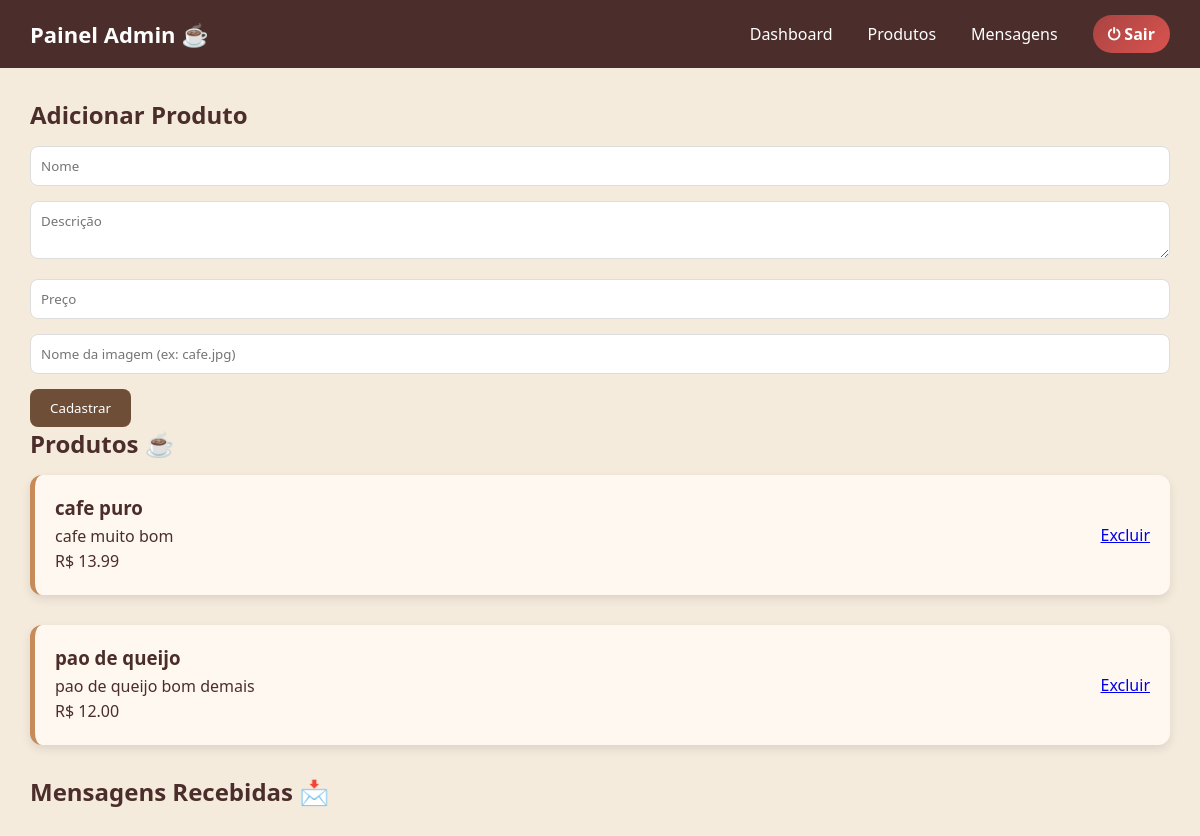
/admin.php (signed in), run on the app's committed database.
### tables this page shows
CREATE TABLE `produtos` (
  `id` int(11) NOT NULL,
  `nome` varchar(150) NOT NULL,
  `descricao` text DEFAULT NULL,
  `preco` decimal(10,2) NOT NULL,
  `imagem` varchar(255) DEFAULT NULL,
  `icone` varchar(10) DEFAULT NULL,
  `criado_em` timestamp NOT NULL DEFAULT current_timestamp()
);

### admin.php (the view, shortened to what this page needs)
<?php
include("conexao.php");
$produtos = $conn->query("SELECT * FROM produtos");
?>
<!DOCTYPE html>
<html>
<head>
    <link rel="stylesheet" href="admin.css">
</head>
<body>
<div class="navbar">
    <h1>Painel Admin ☕</h1>
    <div class="nav-links">
        <a href="admin.php">Dashboard</a>
        <a href="#">Produtos</a>
        <a href="#">Mensagens</a>
        <a href="logout.php" class="btn-sair">
            ⏻ Sair
        </a>
    </div>
</div>
<div class="container">
    <div class="form-box">
        <h2>Adicionar Produto</h2>
        <form method="POST">
            <input type="text" name="nome" placeholder="Nome" required>
            <textarea name="descricao" placeholder="Descrição" required></textarea>
            <input type="text" name="preco" placeholder="Preço" required>
            <input type="text" name="imagem" placeholder="Nome da imagem (ex: cafe.jpg)" required>
            <button name="cadastrar">Cadastrar</button>
        </form>
    </div>
    <div class="lista">
        <h2>Produtos ☕</h2>
        <?php while($p = $produtos->fetch_assoc()) { ?>
            <div class="card">
                <div class="info">
                    <h3><?php echo $p["nome"]; ?></h3>
                    <p><?php echo $p["descricao"]; ?></p>
                    <p class="preco">R$ <?php echo $p["preco"]; ?></p>
                </div>
                <a class="excluir" href="?excluir=<?php echo $p["id"]; ?>">
                    Excluir
                </a>
            </div>
        <?php } ?>
    </div>
    <div class="lista">
        <h2>Mensagens Recebidas 📩</h2>
    </div>
</div>
</body>
</html>

### admin.css (style rules this page uses)
* { margin: 0; padding: 0; box-sizing: border-box; font-family: 'Segoe UI', sans-serif; }
body { background-color: #F5EBDD; color: #4B2E2B; }
.navbar { background-color: #4B2E2B; padding: 15px 30px; color: #FFF; display: flex; justify-content: space-between; align-items: center; }
.navbar h1 { font-size: 22px; }
.navbar a { color: #FFF; text-decoration: none; margin-left: 20px; transition: 0.3s; }
.container { padding: 30px; }
.card { background: #FFF8F0; padding: 20px; border-radius: 12px; box-shadow: 0 4px 10px rgba(0,0,0,0.1); margin-bottom: 30px; }
.nav-links { display: flex; align-items: center; gap: 15px; }
.btn-sair { background: linear-gradient(135deg, #a94442, #d9534f); padding: 8px 15px; border-radius: 20px; color: white; text-decoration: none; font-weight: bold; transition: 0.3s; display: flex; align-items: center; gap: 5px; }
h2 { margin-bottom: 15px; }
form input, form textarea { width: 100%; padding: 10px; border: 1px solid #ddd; border-radius: 8px; margin-bottom: 15px; outline: none; }
button { background-color: #6F4E37; color: #FFF; border: none; padding: 10px 20px; border-radius: 8px; cursor: pointer; transition: 0.3s; }
.lista h2 { margin-bottom: 15px; }
.card { display: flex; justify-content: space-between; align-items: center; background: #FFF8F0; border-left: 5px solid #C68B59; }
.card .info { max-width: 80%; }
.card .info h3 { margin-bottom: 5px; }
.card .info p { margin: 3px 0; }

### data on the page
produtos: nome "cafe puro", descricao "cafe muito bom", preco "13.99"
produtos: nome "pao de queijo", descricao "pao de queijo bom demais", preco "12.00"
